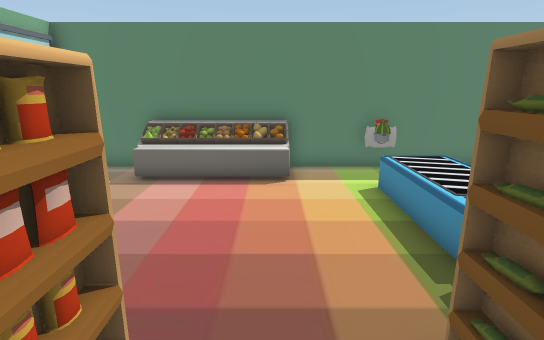
View 1 (above)

12 first-person views from a walk through a scene from a Unity 3-D project. The camera is 1.4 m above the floor, tilts 14° down and sees 80° across. The floor is counted in squares, 0.5 m on a side. Each view is taken from the middle of a square. On the plan, view 1 faces up. The plan holds only what a view shows up to about 20 squares ahead; the rest is blank. Some animated figures are not drawn.

View 2
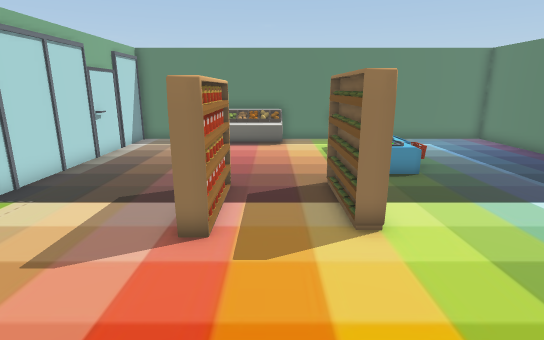

View 3
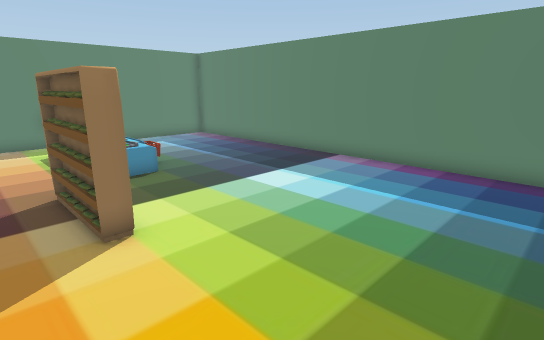

View 4
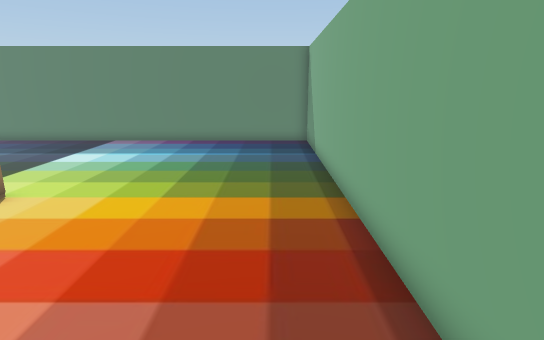

View 5
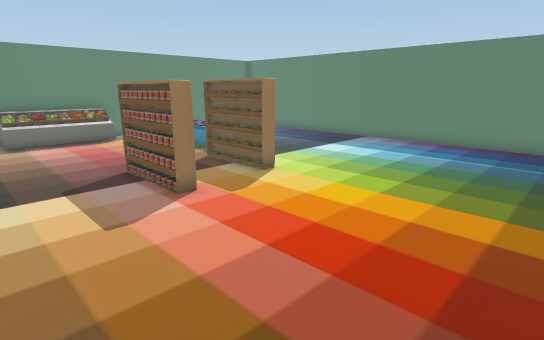

View 6
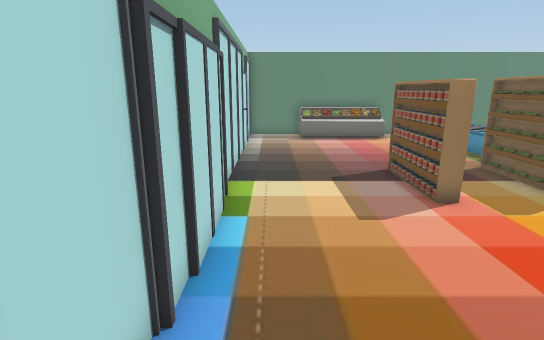

View 7
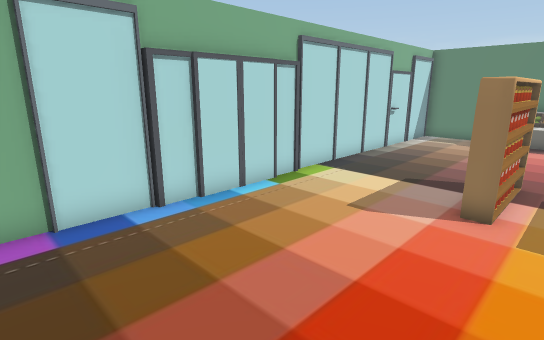

View 8
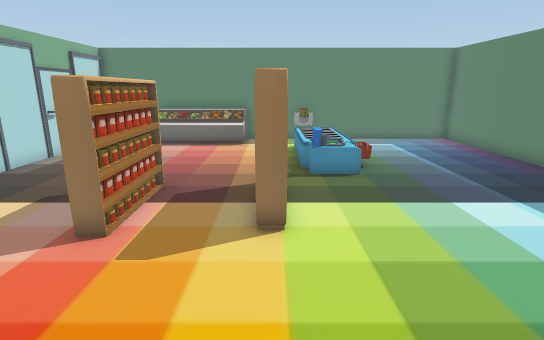

View 9
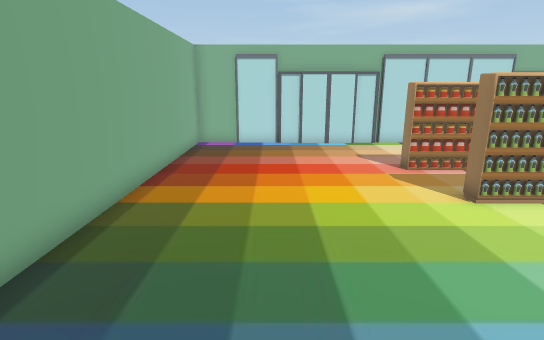

View 10
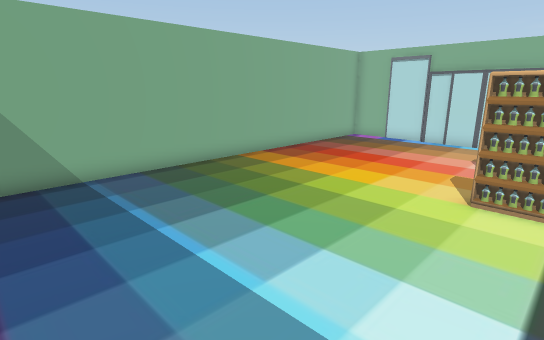

View 11
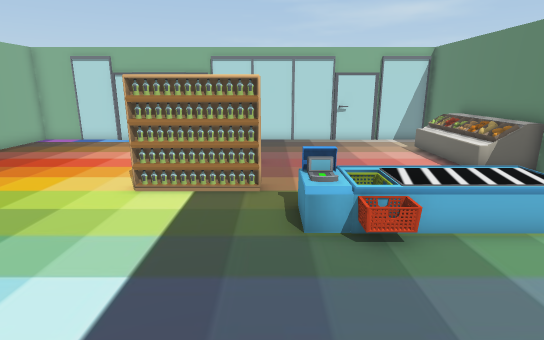

View 12
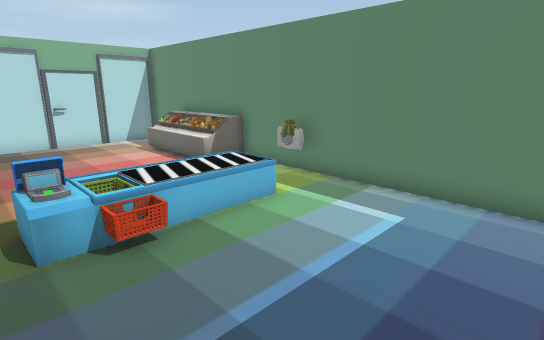

### Floor plan
Key: @ floor where view 1 was taken; # wall or solid block; . main floor; : floor 0.5 m higher than the main floor; / step, stairs or slope; = window, fence, low wall or low ledge; O other object.
Columns run from 8 left of view 1 to 12 right of it. Each row starts with its distance up from view 1.
 12  ####################
 11  #..=#O ==.==.......#
 10  #..OOOO=...........#
  9  #.........///......#
  8  #........./:/......#
  7  #........./:/......#
  6  #.........///......#
  5  #.........///......#
  4  #........./O/......#
  3  #..................#
  2  #....##..#.........#
  1  #....##..#.........#
  0  #....##@.#.........#
 -1  #....##............#
 -2  #..................#
 -3  #..................#
 -4  #..................#
 -5  #..................#
 -6  #..................#
 -7 ##..................#
 -8 ##..................#
 -9 #=..................#
-10 #####################

Where each view was taken, in squares from view 1:
view 1: 0 up, 0 right, facing up
view 2: 7 down, 0 right, facing up
view 3: 7 down, 0 right, facing up-right
view 4: 8 down, 6 left, facing right
view 5: 9 down, 6 left, facing up-right
view 6: 9 down, 6 left, facing up
view 7: 9 down, 0 right, facing up-left
view 8: 7 down, 2 right, facing up
view 9: 6 down, 10 right, facing left
view 10: 1 up, 11 right, facing down-left
view 11: 3 up, 11 right, facing left
view 12: 3 up, 11 right, facing up-left
